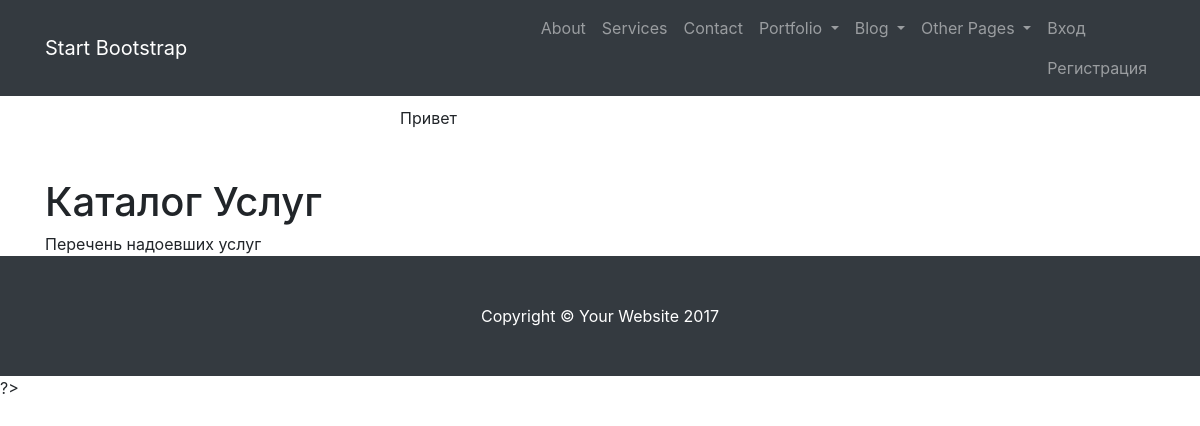
Page /catalogs.php?id=2 on the earlier database version.
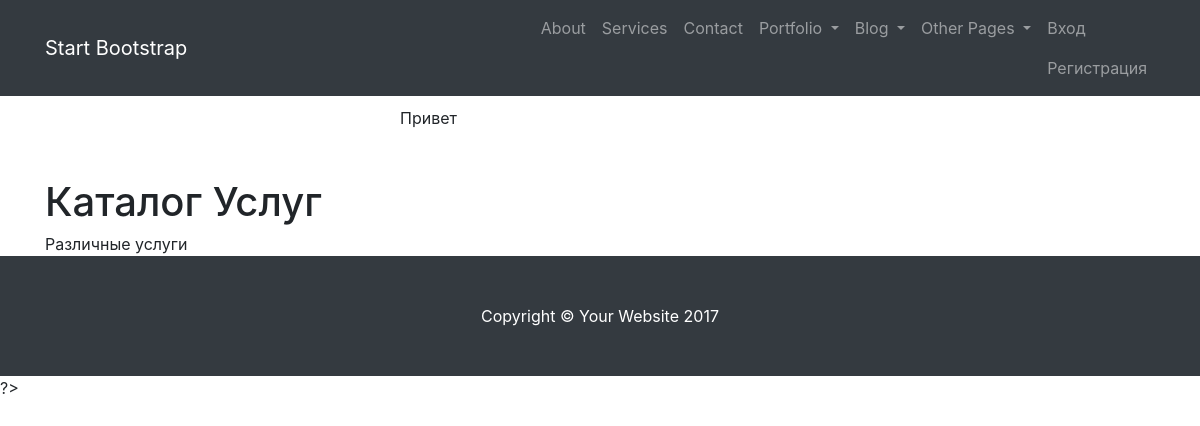
Same page on the later database version.
### tables this page shows
CREATE TABLE IF NOT EXISTS `catalogs` (
  `id` int(11) NOT NULL AUTO_INCREMENT,
  `name` tinytext NOT NULL,
  `body` text NOT NULL,
  `type` tinytext NOT NULL,
  PRIMARY KEY (`id`)
);

### catalogs.php (the view, shortened to what this page needs)
<?php
	require_once('templates/top.php');
	$id = (int) $_GET['id'];
	$query =	"SELECT * FROM catalogs
				WHERE id = $id";
	$adr = mysqli_query($db_con, $query);
	$tbl_mains = mysqli_fetch_array($adr);
?>
<div class="container">
	<h1>
		<?=$tbl_mains['name'];?>
	</h1>
	<?=$tbl_mains['body']?>
</div>
<?php require_once('templates/bottom.php') ?>

Differences in the rows shown:
changed catalogs "Каталог Услуг": body "Перечень надоевших услуг" → "Различные услуги"
